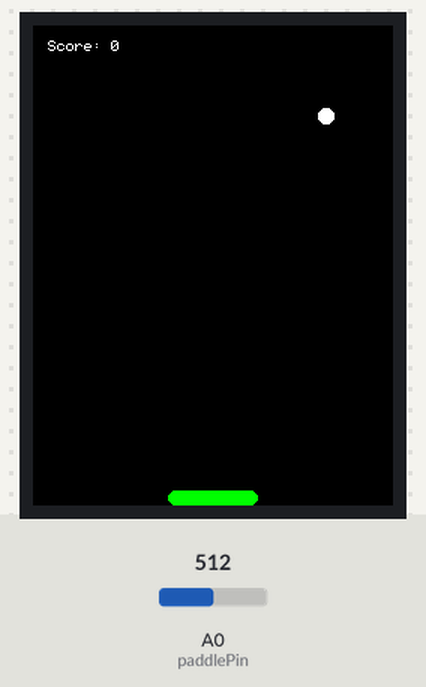
Bench run of a sketch on a simulated Arduino Uno, built with avr-gcc and run on an emulated ATmega328P. Shown: 240×320 colour display. The inputs (shaded band) are chosen by the test bench; at power-on: A0 (paddlePin) = 512. Random numbers use the default seed unless the sketch sets one.

Above: at 1.4 s.
1.5 s: A0 (paddlePin) set to 716
At 1.9 s:
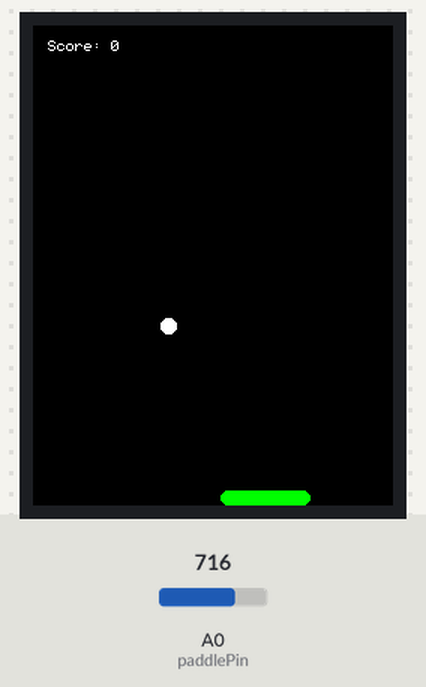
7.5 s: A0 (paddlePin) set to 962
At 7.81 s:
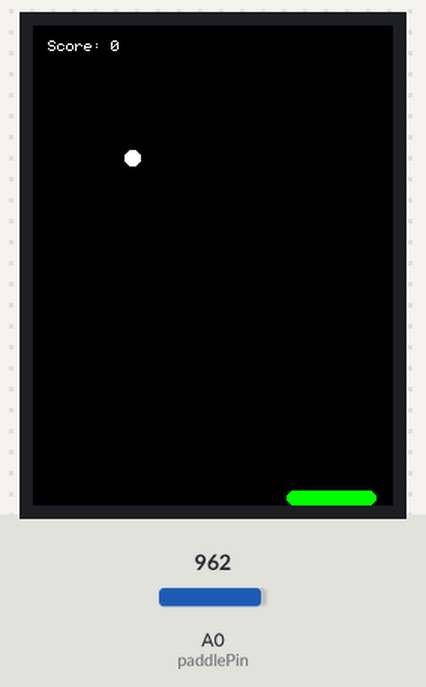
10.0 s: A0 (paddlePin) set to 984
At 14.95 s:
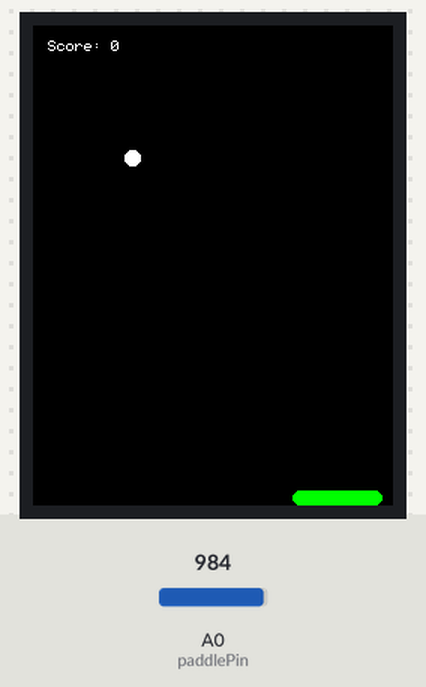
Timing chart, 0 to 15.5 s (numbered marks = the images above; inputs shaded):
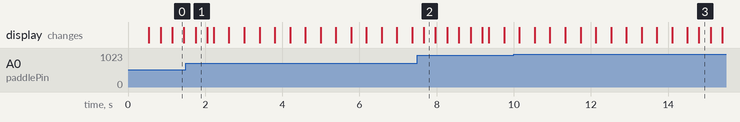

The sketch:

ping-pong.ino
```cpp
#include <Adafruit_GFX.h>
#include <Adafruit_ILI9341.h>

#define TFT_DC 9
#define TFT_CS 10
#define TFT_RST -1

Adafruit_ILI9341 tft = Adafruit_ILI9341(TFT_CS, TFT_DC, TFT_RST);

int ballX, ballY, ballSpeedX, ballSpeedY;
int paddleX, paddleWidth, paddleHeight;
int paddlePin = A0; // 가변 저항 연결 핀
int analogValue;
int previousPaddleX; // 이전 패들 위치
boolean gameover = false;
unsigned long gameoverTime = 0;
unsigned long restartTime = 0;
int countdown = 5;
int score = 0;
int previousScore = -1; // 이전 점수를 저장할 변수

void setup() {
  tft.begin();
  tft.fillScreen(ILI9341_BLACK);

  ballX = tft.width() / 2;
  ballY = tft.height() / 2;
  // 가로 방향 속도를 랜덤으로 설정
  ballSpeedX = random(-4, 4);
  ballSpeedY = -4; // 공이 처음에 위로 이동

  paddleWidth = 60;
  paddleHeight = 10;
  paddleX = (tft.width() - paddleWidth) / 2;
  previousPaddleX = paddleX;

  pinMode(paddlePin, INPUT);
  tft.fillRoundRect(paddleX, tft.height() - paddleHeight, paddleWidth, paddleHeight, 5, ILI9341_GREEN);
}

void loop() {
  if (gameover) {
    if (millis() - gameoverTime > restartTime * 1000) {
      startNewGame();
    } else {
      displayGameOver();
    }
  } else {
    analogValue = analogRead(paddlePin);
    paddleX = map(analogValue, 0, 1023, 0, tft.width() - paddleWidth);

    moveBall();
    drawPaddle();
    updateScore();
    delay(10);
  }
}

void moveBall() {
  tft.fillCircle(ballX, ballY, 5, ILI9341_BLACK);

  ballX += ballSpeedX;
  ballY += ballSpeedY;

  if (ballX - 5 <= 0 || ballX + 5 >= tft.width()) {
    ballSpeedX = -ballSpeedX;
  }

  if (ballY - 5 <= 0) {
    ballSpeedY = -ballSpeedY;
  }

  if (ballY + 5 >= tft.height() - paddleHeight) {
    if (ballX >= paddleX && ballX <= paddleX + paddleWidth) {
      ballSpeedY = -ballSpeedY;
      // 랜덤 각도로 방향 변경
      ballSpeedX = random(-4, 4);
      // 이전 점수를 저장
      previousScore = score;
      score++;
    } else {
      gameover = true;
      gameoverTime = millis();
      restartTime = countdown;
    }
  }

  tft.fillCircle(ballX, ballY, 5, ILI9341_WHITE);

  tft.fillRect(previousPaddleX, tft.height() - paddleHeight, paddleWidth, paddleHeight, ILI9341_BLACK);

  previousPaddleX = paddleX;
}

void drawPaddle() {
  tft.fillRoundRect(paddleX, tft.height() - paddleHeight, paddleWidth, paddleHeight, 5, ILI9341_GREEN);
}

void displayGameOver() {
  tft.fillScreen(ILI9341_BLACK);
  tft.setTextSize(2);
  tft.setTextColor(ILI9341_WHITE);
  tft.setCursor(40, tft.height() / 2 - 20);
  tft.println("Game Over");
  tft.setCursor(65, tft.height() / 2 + 20);
  tft.print("Score: ");
  tft.println(score);
}

void startNewGame() {
  gameover = false;
  ballX = tft.width() / 2;
  ballY = tft.height() / 2;
  ballSpeedX = random(-4, 4);
  ballSpeedY = -4;
  previousScore = -1; // 이전 점수 초기화
  score = 0;
  tft.fillScreen(ILI9341_BLACK);
  tft.fillRoundRect(paddleX, tft.height() - paddleHeight, paddleWidth, paddleHeight, 5, ILI9341_GREEN);
}

void updateScore() {
  tft.setTextSize(1);
  tft.setTextColor(ILI9341_WHITE);
  tft.setCursor(10, 10);
  tft.print("Score: ");

  // 이전 점수를 지우고 새로운 점수 표시
  tft.fillRect(10, 10, 60, 10, ILI9341_BLACK);
  tft.setCursor(10, 10);
  tft.print("Score: ");
  tft.println(score);
}
```
